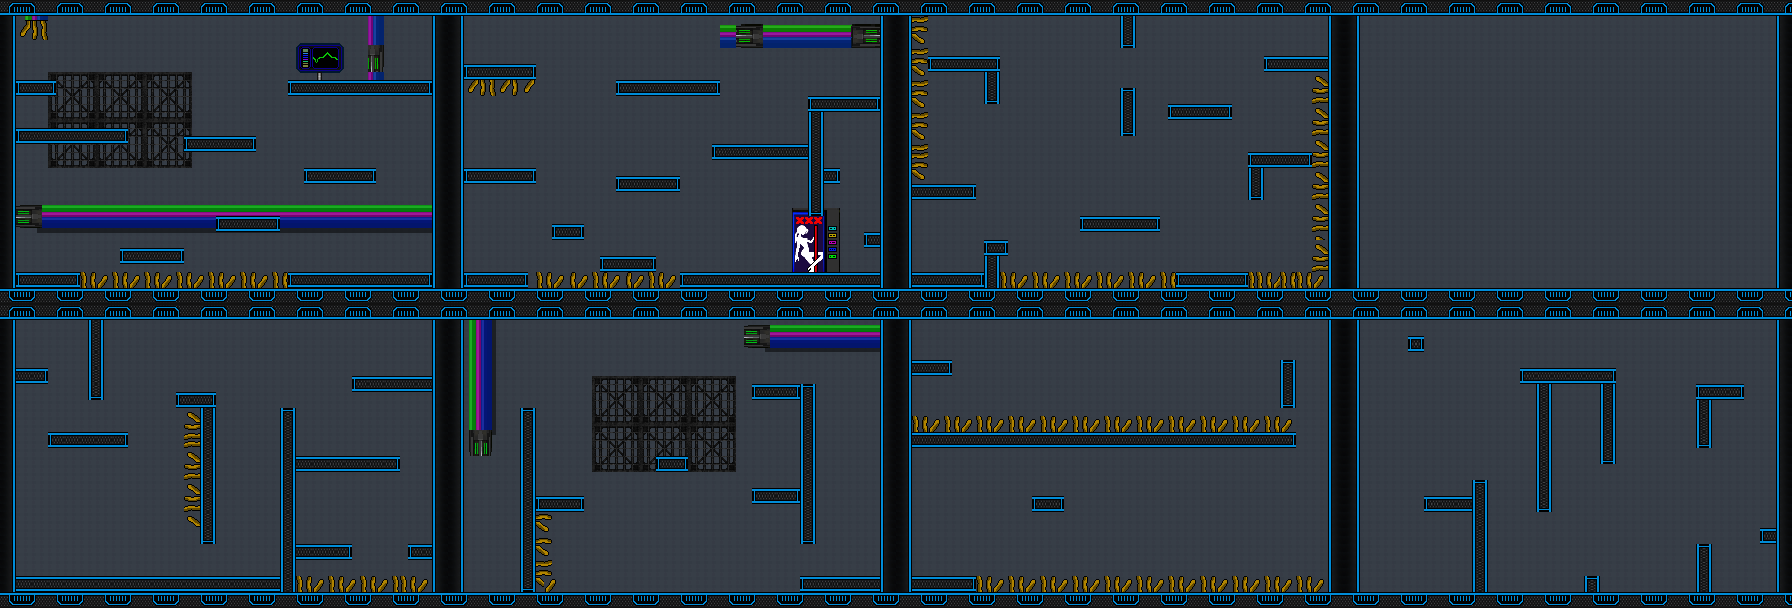

A 2D game scene composited from a Tiled map and its tileset images. What follows is a short description and the map's XML, with each tile layer's data collapsed to a summary:
An orthogonal 224x76 tile map with 8x8 px tiles, 4 tile layers (Background, Second Background, Walls, Obstacles), 2 tilesets and 157 objects (23x Travellator, 9x Chip, 4x Crumbling, 2x 3, 2x 4, ...).

<map version="1.5" tiledversion="1.7.2" orientation="orthogonal" renderorder="right-down" compressionlevel="0" width="224" height="76" tilewidth="8" tileheight="8" infinite="0" nextlayerid="43" nextobjectid="366">
 <tileset firstgid="1" source="SciFi_Warehouse_A4.tsx" />
 <tileset firstgid="8641" source="SciFi_Warehouse_C.tsx" />
 <layer id="2" name="Background" width="224" height="76">
  <data>[17024 cells, 17024 non-empty, 1 distinct tile ids]</data>
 </layer>
 <layer id="4" name="Second Background" width="224" height="76">
  <data>[17024 cells, 1012 non-empty, 260 distinct tile ids]</data>
 </layer>
 <layer id="1" name="Walls" width="224" height="76">
  <data>[17024 cells, 4230 non-empty, 26 distinct tile ids]</data>
 </layer>
 <layer id="3" name="Obstacles" width="224" height="76">
  <data>[17024 cells, 553 non-empty, 21 distinct tile ids]</data>
 </layer>
 <objectgroup id="17" name="Floor">
  <object id="143" x="16" y="128" width="112" height="16" />
  <object id="115" x="16" y="272" width="64" height="16" />
  <object id="119" x="288" y="80" width="144" height="16" />
  <object id="120" x="288" y="272" width="144" height="16" />
  <object id="121" x="16" y="80" width="40" height="16" />
  <object id="144" x="184" y="136" width="72" height="16" />
  <object id="145" x="304" y="168" width="72" height="16" />
  <object id="146" x="216" y="216" width="64" height="16" />
  <object id="147" x="120" y="248" width="64" height="16" />
  <object id="134" x="464" y="64" width="72" height="16" />
  <object id="136" x="808" y="96" width="72" height="16" />
  <object id="137" x="712" y="144" width="96" height="16" />
  <object id="139" x="680" y="272" width="200" height="16" />
  <object id="141" x="464" y="168" width="72" height="16" />
  <object id="192" x="16" y="368" width="32" height="16" />
  <object id="194" x="48" y="432" width="80" height="16" />
  <object id="195" x="176" y="392" width="24" height="16" />
  <object id="198" x="16" y="576" width="264" height="16" />
  <object id="199" x="352" y="376" width="80" height="16" />
  <object id="201" x="296" y="544" width="56" height="16" />
  <object id="233" x="928" y="56" width="72" height="16" />
  <object id="235" x="912" y="184" width="64" height="16" />
  <object id="238" x="912" y="272" width="72" height="16" />
  <object id="242" x="1168" y="104" width="64" height="16" />
  <object id="243" x="1264" y="56" width="64" height="16" />
  <object id="244" x="1248" y="152" width="64" height="16" />
  <object id="246" x="1176" y="272" width="72" height="16" />
  <object id="236" x="984" y="240" width="24" height="16" />
  <object id="268" x="800" y="576" width="80" height="16" />
  <object id="253" x="912" y="360" width="40" height="16" />
  <object id="254" x="1032" y="496" width="32" height="16" />
  <object id="255" x="912" y="576" width="64" height="16" />
  <object id="284" x="200" y="392" width="16" height="3" />
  <object id="287" x="296" y="456" width="104" height="16" />
  <object id="301" x="824" y="168" width="16" height="16" />
  <object id="302" x="864" y="232" width="16" height="16" />
  <object id="304" x="552" y="224" width="32" height="16" />
  <object id="305" x="616" y="176" width="64" height="16" />
  <object id="307" x="600" y="256" width="56" height="16" />
  <object id="308" x="616" y="80" width="104" height="16" />
  <object id="332" x="464" y="272" width="64" height="16" />
  <object id="346" x="752" y="488" width="48" height="16" />
  <object id="352" x="536" y="496" width="48" height="16" />
  <object id="360" x="752" y="384" width="48" height="16" />
  <object id="362" x="656" y="456" width="32" height="16" />
  <object id="365" x="408" y="544" width="24" height="16" />
 </objectgroup>
 <objectgroup id="41" name="Checkpoints">
  <object id="311" name="Checkpoint 4" type="Jump" x="120" y="576">
   <point />
  </object>
  <object id="309" name="Checkpoint 1" type="Dash" x="520" y="56">
   <point />
  </object>
 </objectgroup>
 <objectgroup id="5" name="Walls">
  <object id="234" x="984" y="72" width="16" height="32" />
  <object id="237" x="984" y="256" width="16" height="32" />
  <object id="239" x="1080" y="216" width="80" height="16" />
  <object id="240" x="1121" y="88" width="16" height="48" />
  <object id="241" x="1120" y="16" width="16" height="32" />
  <object id="245" x="1248" y="168" width="16" height="32" />
  <object id="252" x="1280" y="360" width="16" height="48" />
  <object id="256" x="912" y="432" width="384" height="16" />
  <object id="193" x="88" y="320" width="16" height="80" />
  <object id="196" x="200" y="395" width="16" height="149" />
  <object id="197" x="280" y="408" width="16" height="184" />
  <object id="269" x="520" y="408" width="16" height="184" />
  <object id="300" x="808" y="112" width="16" height="112" />
  <object id="359" x="800" y="384" width="16" height="160" />
 </objectgroup>
 <objectgroup id="40" name="Stage Bounds">
  <object id="3" x="432" y="16" width="32" height="272" />
  <object id="4" x="0" y="16" width="16" height="272" />
  <object id="53" x="0" y="0" width="1792" height="16" />
  <object id="58" x="880" y="16" width="32" height="272" />
  <object id="63" x="432" y="320" width="32" height="272" />
  <object id="67" x="0" y="320" width="16" height="272" />
  <object id="230" x="1328" y="16" width="32" height="272" />
  <object id="249" x="880" y="320" width="32" height="272" />
  <object id="251" x="1328" y="320" width="32" height="272" />
  <object id="276" x="0" y="288" width="1792" height="32" />
  <object id="277" x="0" y="592" width="1792" height="16" />
 </objectgroup>
 <objectgroup id="6" name="Obstacles">
  <object id="190" x="184" y="408" width="16" height="120" />
  <object id="202" x="296" y="576" width="136" height="16" />
  </objectgroup>
 <objectgroup id="13" name="Player Spawns">
  <!-- 72 objects omitted --></objectgroup>
 <objectgroup id="12" name="Camera Positions">
  <!-- 66 objects omitted --></objectgroup>
 <objectgroup id="9" name="ExitDoors">
  <!-- 60 objects omitted --></objectgroup>
 <objectgroup id="36" name="Platforms 6">
  <!-- 53 objects omitted --></objectgroup>
 <objectgroup id="39" name="Enemies 6">
  <!-- 44 objects omitted --></objectgroup>
 <objectgroup id="37" name="Ports 6">
  <!-- 42 objects omitted --></objectgroup>
 <objectgroup id="38" name="Pickups 6">
  <!-- 41 objects omitted --></objectgroup>
 <objectgroup id="33" name="Plaftforms 5">
  <!-- 40 objects omitted --></objectgroup>
 <objectgroup id="34" name="Pickups 5">
  <!-- 39 objects omitted --></objectgroup>
 <objectgroup id="35" name="Ports 5">
  <!-- 37 objects omitted --></objectgroup>
 <objectgroup id="7" name="Pickups 4">
  <!-- 35 objects omitted --></objectgroup>
 <objectgroup id="30" name="Enemies 4">
  <!-- 34 objects omitted --></objectgroup>
 <objectgroup id="42" name="Platforms 4">
  <!-- 31 objects omitted --></objectgroup>
 <objectgroup id="29" name="Ports 4">
  <!-- 16 objects omitted --></objectgroup>
 <objectgroup id="27" name="Pickups 3">
  <!-- 15 objects omitted --></objectgroup>
 <objectgroup id="28" name="Ports 3">
  <!-- 14 objects omitted --></objectgroup>
 <objectgroup id="19" name="Ports 2">
  <!-- 13 objects omitted --></objectgroup>
 <objectgroup id="16" name="Pickups 2">
  <!-- 11 objects omitted --></objectgroup>
 <objectgroup id="24" name="Enemies 2">
  <!-- 9 objects omitted --></objectgroup>
 <objectgroup id="14" name="Pickups 1">
  <!-- 7 objects omitted --></objectgroup>
 <objectgroup id="11" name="Ports 1">
  <!-- 6 objects omitted --></objectgroup>
 <objectgroup id="23" name="Platforms -1">
  <!-- 5 objects omitted --></objectgroup>
 <objectgroup id="21" name="Pickups -1">
  <!-- 3 objects omitted --></objectgroup>
 <objectgroup id="20" name="Ports -1">
  <!-- 2 objects omitted --></objectgroup>
 <objectgroup id="25" name="Enemies -1">
  <!-- 1 objects omitted --></objectgroup>
</map>
<!-- 82 of 157 objects omitted -->
